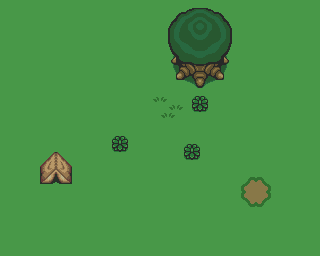

Below is a game level as drawn by its tile map, then a one-line description and the .tmx that defines it (tile-layer data replaced by summaries):
An orthogonal 40x32 tile map with 8x8 px tiles, 2 tile layers (Tile Layer 1, Background) and 4 objects (player).

<map version="1.0.0" orientation="orthogonal" renderorder="right-down" width="40" height="32" tilewidth="8" tileheight="8" nextobjectid="10">
 <tileset firstgid="1" source="OverWorld.tsx" />
 <layer name="Tile Layer 1" width="40" height="32">
  <data>[1280 cells, 16 non-empty, 3 distinct tile ids]</data>
 </layer>
 <layer name="Background" width="40" height="32">
  <data>[1280 cells, 1280 non-empty, 108 distinct tile ids]</data>
 </layer>
 <objectgroup name="collisions">
  <object id="1" x="168" y="16" width="64" height="64" />
  <object id="8" x="40" y="152" width="32" height="32" />
 </objectgroup>
 <objectgroup color="#00ff00" name="spawn points">
  <object id="5" name="player" x="160" y="120" width="8" height="8">
   <ellipse />
  </object>
 </objectgroup>
 <objectgroup name="doors">
  <object id="6" x="52" y="168" width="8" height="16">
   <properties>
    <property name="destination" value="room" />
   </properties>
  </object>
 </objectgroup>
</map>